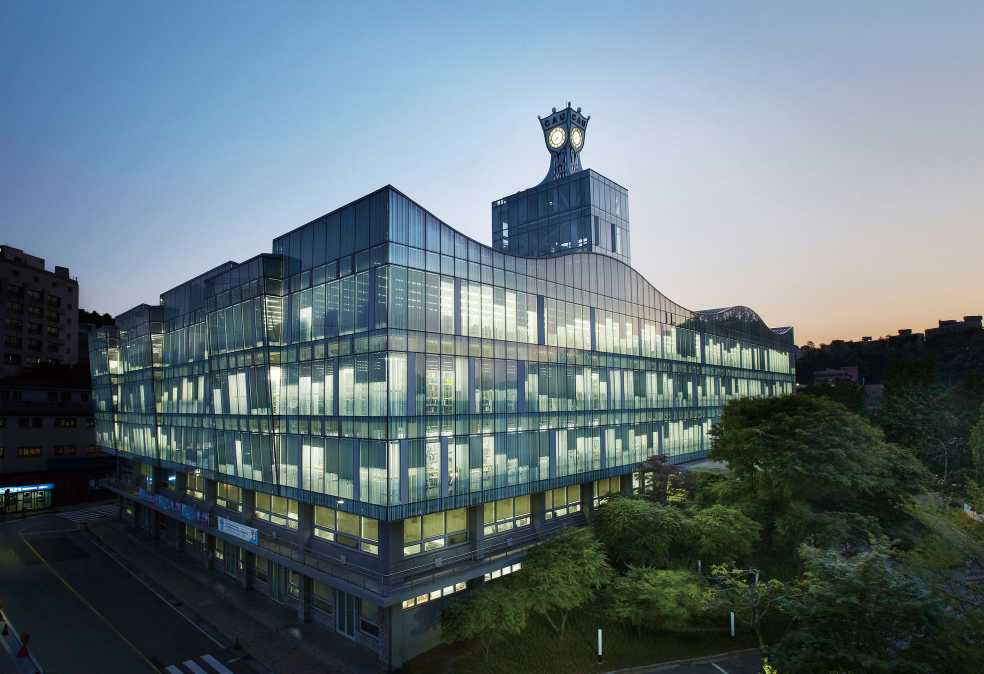
#> input picture assignment05/cau.jpg, 1968 x 1347 px (shown at 1/2 size)
$ python assignment05-1.py
#> lines starting #> are read from the running program, lines starting #| are printed output that depends on the picture; long printed decimals are rounded
import matplotlib.pyplot as plt
import numpy as np
from scipy import signal
from skimage import io, color
from skimage import exposure

def pprint(arr):
    print("type:{}".format(type(arr)))
    print("shape: {}, dimension: {}, dtype:{}".format(arr.shape, arr.ndim, arr.dtype))
    print("Array's Data:\n", arr)

file_image	= 'cau.jpg'
im_color 	= io.imread(file_image)
#> im_color is the input picture: shape (1347, 1968, 3); mean R, G, B 98.2, 114.7, 122.2
im_gray  	= color.rgb2gray(im_color)
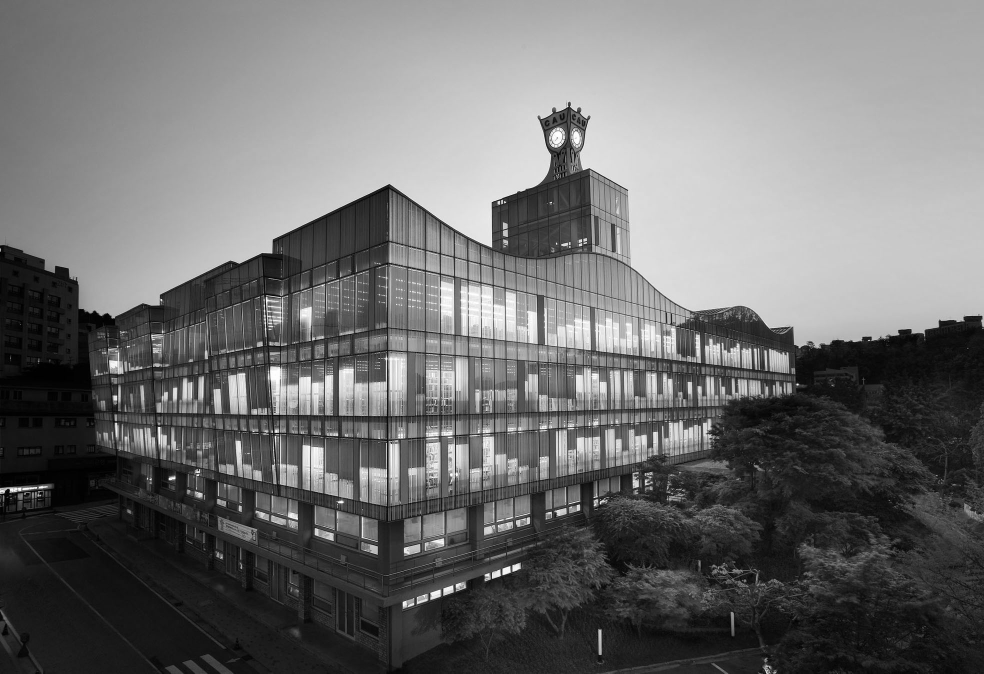
#> im_gray: shape (1347, 1968) float64 (shown at 1/2 size); min 0, max 1, mean 0.438
#print('im_gray')
#pprint(im_gray)
pprint(im_gray)
#| type:<class 'numpy.ndarray'>
#| shape: (1347, 1968), dimension: 2, dtype:float64
#> (printed output is left out)
kerX 		= np.array([[0,0,0],[1,-2,1],[0,0,0]])       #for x-derivative
kerY 		= np.array([[0,1,0],[0,-2,0],[0,1,0]])       #for y-derivative
blur        = np.array([[1,2,1],[2,4,2],[1,2,1]])/16     #for smoothing image
ker3 = kerX + kerY
im_conv		= signal.convolve2d(im_gray, ker3, boundary='symm', mode='same')
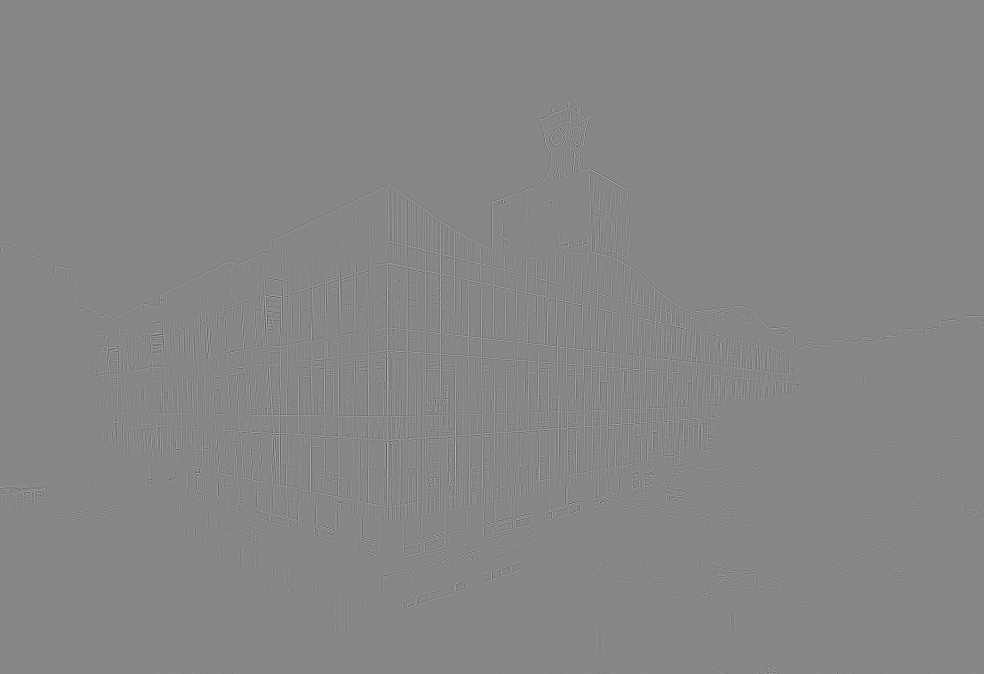
#> im_conv: shape (1347, 1968) float64 (shown at 1/2 size); min -2.02, max 1.8, mean -4.02e-20; drawn with min black and max white
pprint(im_conv)
#| type:<class 'numpy.ndarray'>
#| shape: (1347, 1968), dimension: 2, dtype:float64
#> (printed output is left out)
# [6 lines of commented-out code are left out]
x = [1,2,3]
y = [1,2,3]
dx = [1,1,1]
dy = [1,1,1]

p2 = plt.figure()
plt.imshow(im_gray, cmap='gray')
plt.axis('off')

# [4 lines of commented-out code are left out]
def compute_magnitude(dx,dy):
    return (dx**2+dy**2)**0.5
def draw_arrow_plot(x,y,dx,dy):
    #data: dict with probabilities for the bases and pair transitions.
    #arrow_sep: separation arrows
    #display: 'Length','width','alpha' for arrow property
    #shape: 'full', 'left', 'right'
    #colors: 'r'

    #if(MinMag+MaxMag)/2 < mag    <MaxMag:
    #length = 10000
    #width = 100
    for i in rage(len(x)):
        plt.arrow(x[i], y[i], dx[i]*length,dy[i]*length,color = 'r',
                  width=width, head_width=1, head_length=2,
                  length_includes_head = True)
p4 = plt.figure()
plt.imshow(im_conv, cmap='gray')
plt.axis('off')
plt.arrow(100,100,1000,1000)
#plt.show()

#print(np.sum(im_conv))
#print(im_conv.item(50,100))    : 특정 좌표의 값 가져오기
print(im_conv.item(1320,1967))
#| -0.01709
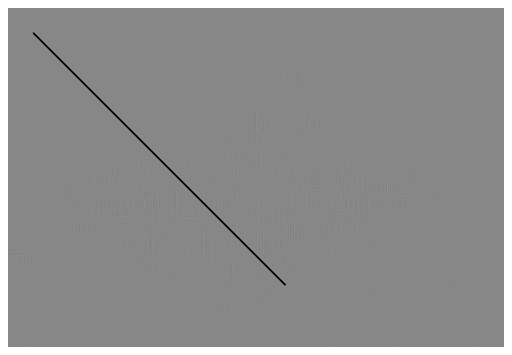
#> figure drawn by matplotlib, 1 panel
